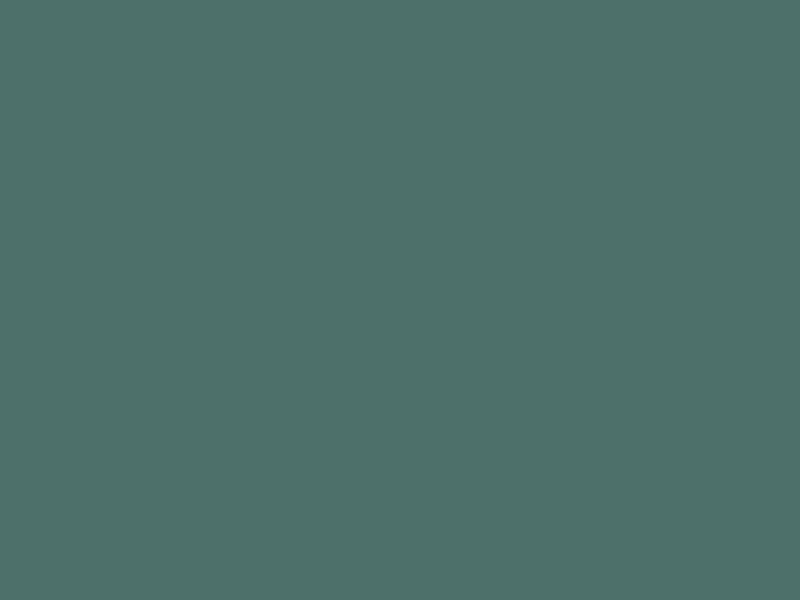
Frame 1 (no input)
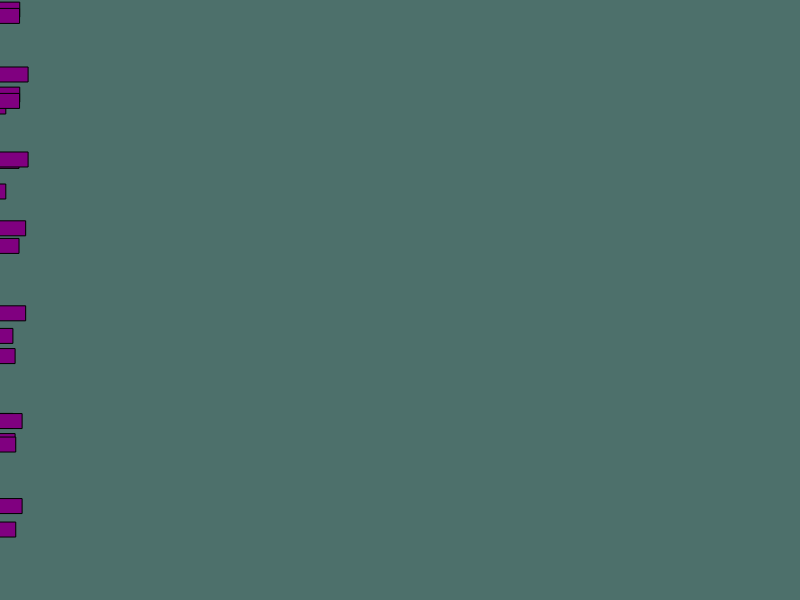
Frame 60 (no input)
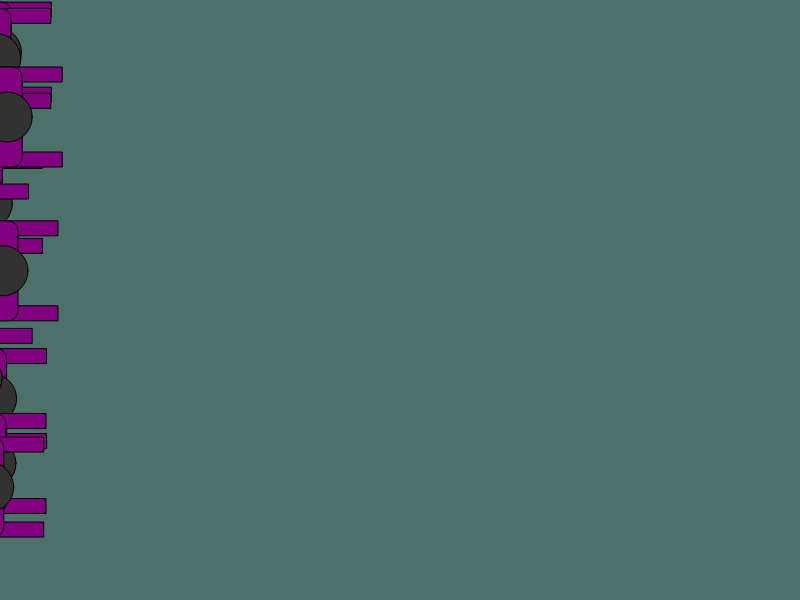
Frame 120 (the mouse pressed at the canvas centre since frame 60)

The p5.js sketch that drew these frames (run headless with seeded random() and noise() and a simulated clock; from frame 60 on, the mouse is pressed at the canvas centre):

// p5.js sketch
// ── sketch.js
/*
Hack it: Zombie Attack

The program creates a horde of zombies that cross the canvas. Read the code
and make the following enhancements

1. Split the code up into muliple files one for each constructor
2. Give each zombie a health property
3. Add a shovel! When the zombie is clicked on the head their health decreases
	* Add a 'clicked' method to the zombie to check if x and y coordinates, taken as arguments
	 are over the zombies head (you can use the dist function) and decrease health
	* In the horde constructor create a new method to check each zombies clicked method
	* also remove from the array any zombies whoes health is below 0.
	* call the method in horde from mousePressed();
4. When a zombie is killed make sure a new zombie is added to the horde.
5. Extension: Make it a game where the idea is to keep the zombies from the right of the screen
for as long as possible.
*/

//variable to store the zombie horde
var horde;

function setup() {
	createCanvas(800, 600);

	//create a new horde and add zombies
	horde = new Horde();
	horde.addZombies(7);

}

function draw() {
	background(77, 112, 107);
	this.horde.drawZombies();

}

function mouseClicked() {
	horde.checkClicked();
}
// ── Horde.js
//Constructor for the horde
function Horde() {
	//an array of zombies
	this.zombies = [];
    this.minZombies = 10;

	//call each zombies drawing code and update it's location ready to be drawn again
	this.drawZombies = function() {
		for (var i = 0; i < this.zombies.length; i++) {
			this.zombies[i].draw();
			this.zombies[i].updateLocation();
		}
        //removing the marked zombies from array
        for(var i = this.zombies.length-1; i >= 0; i--) {
            if(this.zombies[i].dead) {
                this.zombies.splice(i,1);
            }
        }
        //Adding zombies back to array as they are being deleted
        if(this.zombies.length < this.minZombies) {
            this.zombies.push(new zombie(random(20,height-50)))
        }
	}

	//add n zombies to the horde
	this.addZombies = function(minZombies) {
		for (var i = 0; i < minZombies; i++) {
			this.zombies.push(new zombie(random(20, height - 50)))
		}
	}
    //checking if zombie is clicked
    this.checkClicked = function() {
        for(var i = 0; i < this.zombies.length; i++) {
            this.zombies[i].clicked();
        }
    }
    
}
// ── zombie.js
//constructor for the Zombies
function zombie(y) {
	//initial x so all zombies start to the left of the screen
	this.x = random(-75,-55);
	this.y = y;
	//set a random speed
	this.speed = random(0.3, 0.6);
	this.health = 40;
	this.dead = false;

	//draw the zombie to the screen
	this.draw = function() {
		push();
		//arms
		fill(128, 0, 128);
		rect(this.x - 10, this.y - 50, 65, 15);
		rect(this.x - 10, this.y + 35, 65, 15);
		//shoulders
		rect(this.x - 20, this.y - 50, 35, 100, 10);
		//head
		fill(50);
		ellipse(this.x, this.y, 50);
		pop();
	}

	//update the zombies x location as it lumbers across the screen
	this.updateLocation = function() {
		this.x += this.speed;
		//making a continous movement for zombies from left to right
		if(this.x > width+30){
			this.x = -55;
		}
		if(dist(this.x,this.y,mouseX,mouseY)<25) {
			fill(255,0,0);
			rect(this.x-20,this.y-40,this.health,10);
		}
	}
	this.clicked = function() {
		if(mouseX < this.x+25 && mouseX > this.x-25
			&& mouseY < this.y+25 && mouseY > this.y-25) {
			console.log("Zombie hit");
			this.health -= 15;		
			//Not allowing the health bar going backwards
			if(this.health < 0) {	
				this.health = 0;
			}		
		}
		//marking enemies for deletion from array
		if(this.health <= 0.6) {
			this.dead = true;
		} 
	}
}
